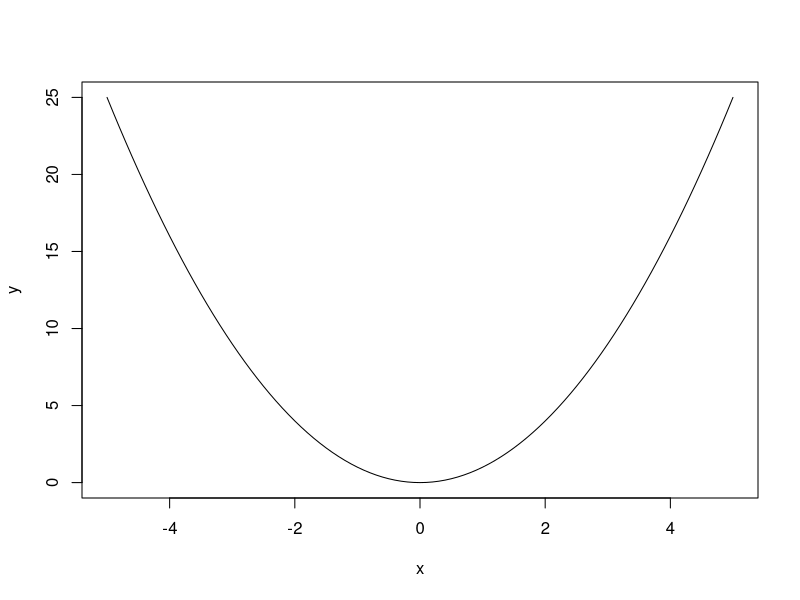

Write the R code that produced this figure.
# comment here!!!
setwd("~/Documents/beuth_WS_1920/BeuthDevML/R_Maschine_learning_II/Rfiles")
# This is a very simple program that illustrates the value of comments.
# It starts by asking the user to input their name ...
#username <- readline(prompt="Please input your name: ")
# ... and then it says hello to them, personally.
#cat(paste("Hello, ",username,"!\n",sep=""))
# test
#dat <- c(3,3,3)
#print(dat)

x <-seq(-5,5,0.1)
y <-x^2
plot(x,y,type='l') # "lines" is obsolete, use "l"

#dev.copy(jpeg,"quadratic.jpg",quality=95) # or jpeg
#plot(x,y,type='l')
#dev.off()
#dev.copy(postscript,"quadratic.ps",paper="a4",horizontal=TRUE)
#dev.off()

# example to install package
#install.packages("packagename")
